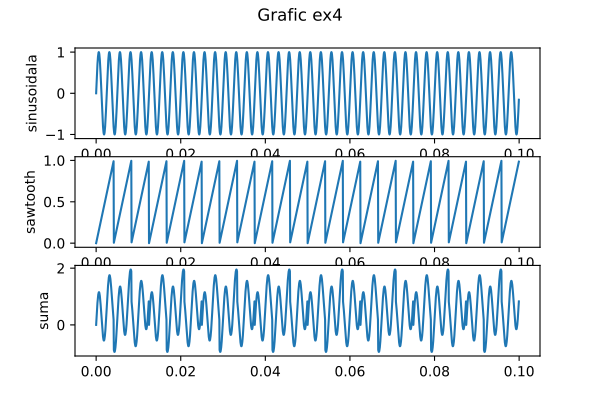

This figure's Python source:
import numpy as np
import matplotlib.pyplot as plt

t = np.linspace(0, 0.1, 1600, endpoint = False)

xa = np.sin(2 * np.pi * 400 * t)

xc = 240 * t - np.floor(240 * t)

suma = xa + xc

fig, axs = plt.subplots(3)
fig.suptitle('Grafic ex4')
axs[0].plot(t, xa)
axs[0].set_ylabel('sinusoidala')
axs[1].plot(t, xc)
axs[1].set_ylabel('sawtooth')
axs[2].plot(t, suma)
axs[2].set_ylabel('suma')
plt.savefig('ex4.pdf')
plt.show()
